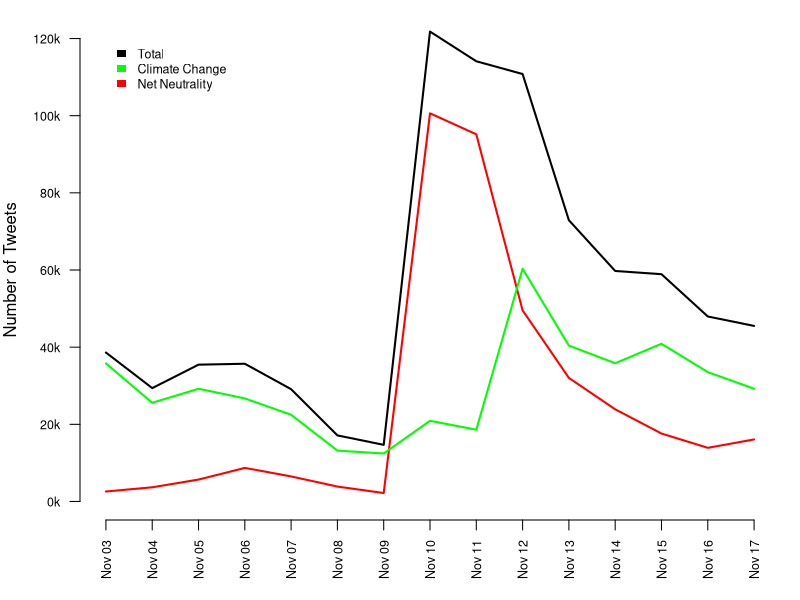
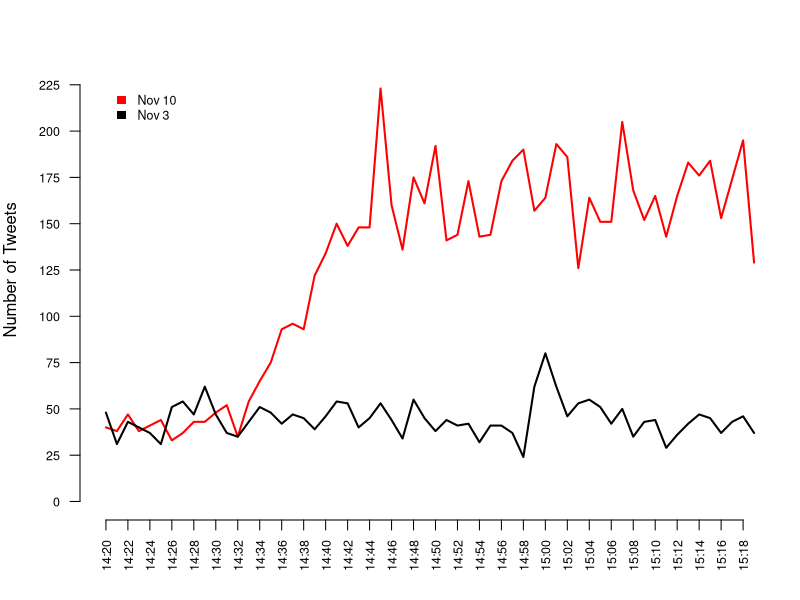

R code for these plots, in order:
setwd("data")

# produced by
# select posted_date, count(*) from tweets group by posted_date;
totals <- read.csv("all_by_date.csv", stringsAsFactors=FALSE, header=FALSE)
colnames(totals) <- c("date", "total_freq")
# produced by
# select posted_date, count(*) from tweets where about_nn == 1 group by posted_date;
nn <- read.csv("nn_by_date.csv", stringsAsFactors=FALSE, header=FALSE)
colnames(nn) <- c("date", "nn_freq")
# produced by
# select posted_date, count(*) from tweets where about_cc == 1 group by posted_date;
cc <- read.csv("cc_by_date.csv", stringsAsFactors=FALSE, header=FALSE)
colnames(cc) <- c("date", "cc_freq")

df <- merge(cc, nn, by="date", all=TRUE)
df <- merge(df, totals, by="date", all=TRUE)

# Fix dates by 0-padding the day
df$date <- sapply(strsplit(df$date, "-"), function(x) if (nchar(x[2]) == 1) paste0(x[1], "-0", x[2], "-", x[3]) else paste(x[1], x[2], x[3], sep="-") )
df$date <- as.Date(df$date, format="%m-%d-%Y")
df <- df[order(df$date), ]

###########################
# For full dataset timeline
###########################

pdf("timeline.pdf", width=6, height=4)
xvals <- seq(which.min(df$date),which.max(df$date),1)
xlabs <- strftime(df$date, format="%b %d")
par(mar=c(4,4,1,1))
plot(xvals, df$total_freq, ylim=c(0,120000), type="l", xlab="", ylab="Number of Tweets", xaxt="n", yaxt="n", bty="n", lwd=2)
axis(1, at=xvals, cex.axis=0.75, las=2, labels=xlabs)
axis(2, at=seq(0,120000,20000), cex.axis=0.75, las=2, labels=paste0(seq(0,120,20), "k"))
lines(xvals, df$nn_freq, col="red", type="l", lwd=2)
lines(xvals, df$cc_freq, col="green", type="l", lwd=2)
legend(1,120000, legend=c("Total", "Climate Change", "Net Neutrality"), fill=c("black", "green", "red"), border=NA, bty="n", cex=0.75)
dev.off()

#########################################
# For creating hashtag frequency tables
#########################################

pre <- read.csv("nn_hashtags_pre_nov10.csv", stringsAsFactors=FALSE, header=FALSE)
colnames(pre) <- c("Hashtag", "Frequency")
pre_top25 <- head(pre[order(-pre$Frequency),], 25)
post <- read.csv("nn_hashtags_post_nov10.csv", stringsAsFactors=FALSE, header=FALSE)
colnames(post) <- c("Hashtag", "Frequency")
post_top25 <- head(post[order(-post$Frequency),], 25)

# This also highlights some column headers, not sure why, docs say it shouldn't...
my_sanitizer <- function(x) {
  my_intersection <- intersect(pre_top25$Hashtag, post_top25$Hashtag)
  my_highlights <- sapply(x, function(x) ! x %in% my_intersection)
  sapply(names(my_highlights), function(x) ifelse(my_highlights[x], paste0("\\hl{", x, "}"), x))
}

library(xtable)
ranks <- data.frame(Rank=1:25)
xt <- xtable(cbind(ranks, pre_top25, post_top25))
print(xt, include.rownames=FALSE, sanitize.text.function=my_sanitizer)

pre <- read.csv("cc_hashtags_pre_nov10.csv", stringsAsFactors=FALSE, header=FALSE)
colnames(pre) <- c("Hashtag", "Frequency")
pre_top25 <- head(pre[order(-pre$Frequency),], 25)
post <- read.csv("cc_hashtags_post_nov10.csv", stringsAsFactors=FALSE, header=FALSE)
colnames(post) <- c("Hashtag", "Frequency")
post_top25 <- head(post[order(-post$Frequency),], 25)

library(xtable)
ranks <- data.frame(Rank=1:25)
xt <- xtable(cbind(ranks, pre_top25, post_top25))
print(xt, include.rownames=FALSE)

#########################################
# For 60 minute plot of tweets per minute
#########################################

nov10hour <- read.csv("nn_timeofday_dist_nov10.csv", stringsAsFactors=FALSE, header=FALSE)
colnames(nov10hour) <- c("Time", "Frequency")
nov03hour <- read.csv("nn_timeofday_dist_nov03.csv", stringsAsFactors=FALSE, header=FALSE)
colnames(nov03hour) <- c("Time", "Frequency")
nov10hour$Time <- as.POSIXct(paste("2014-11-10", nov10hour$Time), tz="GMT")
nov03hour$Time <- as.POSIXct(paste("2014-11-03", nov03hour$Time), tz="GMT")

pdf("hourline.pdf", width=6, height=4)
xvals <- seq(1,60,1)
labxvals <- seq(1,60,2)
xlabs <- strftime(nov10hour$Time[labxvals], format="%H:%M")
par(mar=c(4,4,1,1))
plot(xvals, nov10hour$Frequency, ylim=c(0, 250), type="l", col="red", xlab="", ylab="Number of Tweets", xaxt="n", yaxt="n", bty="n", lwd=2)
axis(1, at=labxvals, cex.axis=0.75, las=2, labels=xlabs)
axis(2, at=seq(0,225,25), cex.axis=0.75, las=2, labels=seq(0,225,25))
lines(xvals, nov03hour$Frequency, type="l", col="black", lwd=2)
legend(1,225, legend=c("Nov 10", "Nov 3"), fill=c("red", "black"), border=NA, bty="n", cex=0.75)
dev.off()

#########################################
# For creating word frequency tables
#########################################

pre <- read.csv("nn_pre_vocab.csv", stringsAsFactors=FALSE, header=FALSE)
colnames(pre) <- c("Stem", "Frequency")
pre_top25 <- head(pre[order(-pre$Frequency),], 25)
post <- read.csv("nn_post_vocab.csv", stringsAsFactors=FALSE, header=FALSE)
colnames(post) <- c("Stem", "Frequency")
post_top25 <- head(post[order(-post$Frequency),], 25)

# This also highlights some column headers, not sure why, docs say it shouldn't...
my_sanitizer <- function(x) {
  my_intersection <- intersect(pre_top25$Stem, post_top25$Stem)
  my_highlights <- sapply(x, function(x) ! x %in% my_intersection)
  sapply(names(my_highlights), function(x) ifelse(my_highlights[x], paste0("\\hl{", x, "}"), x))
}

library(xtable)
ranks <- data.frame(Rank=1:25)
xt <- xtable(cbind(ranks, pre_top25, post_top25))
print(xt, include.rownames=FALSE, sanitize.text.function=my_sanitizer)

pre <- read.csv("cc_pre_vocab.csv", stringsAsFactors=FALSE, header=FALSE)
colnames(pre) <- c("Stem", "Frequency")
pre_top25 <- head(pre[order(-pre$Frequency),], 25)
post <- read.csv("cc_post_vocab.csv", stringsAsFactors=FALSE, header=FALSE)
colnames(post) <- c("Stem", "Frequency")
post_top25 <- head(post[order(-post$Frequency),], 25)

library(xtable)
ranks <- data.frame(Rank=1:25)
xt <- xtable(cbind(ranks, pre_top25, post_top25))
print(xt, include.rownames=FALSE, sanitize.text.function=my_sanitizer)
